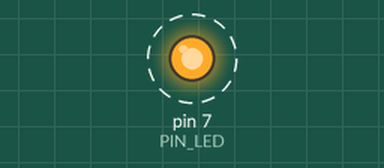
A sketch run on a simulated Arduino Uno, built with avr-gcc and run on an emulated ATmega328P. Parts: output pins drawn as LEDs (lit = HIGH). Dashed ring = blinking. At 2.0 s the program stops and its outputs stay as they are.

Above: at 1.05 s.
Timing chart, 0 to 3.5 s (numbered marks = the images above):
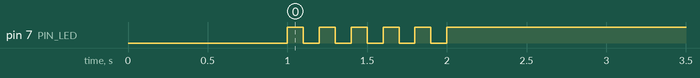

The sketch:

05_practice_2.ino
```cpp
#define PIN_LED 7
int toggle, num = 0;
void setup() {
  pinMode(PIN_LED, OUTPUT);
  digitalWrite(PIN_LED, 0); //LED 키기
  delay(1000);
}

void loop() {
  num++;
  toggle = ChangeToggle(toggle);
  digitalWrite(PIN_LED, toggle);
  delay(100);
  if(num == 10){
    digitalWrite(PIN_LED, 1);
    while(1){

    }
  }
}

int ChangeToggle(int toggle){
  return !toggle;
}
```

Measured:
- by itself, pin 7 (PIN_LED): alternates HIGH for 0.10 s and LOW for 0.10 s, 11 changes in all, then stays HIGH
